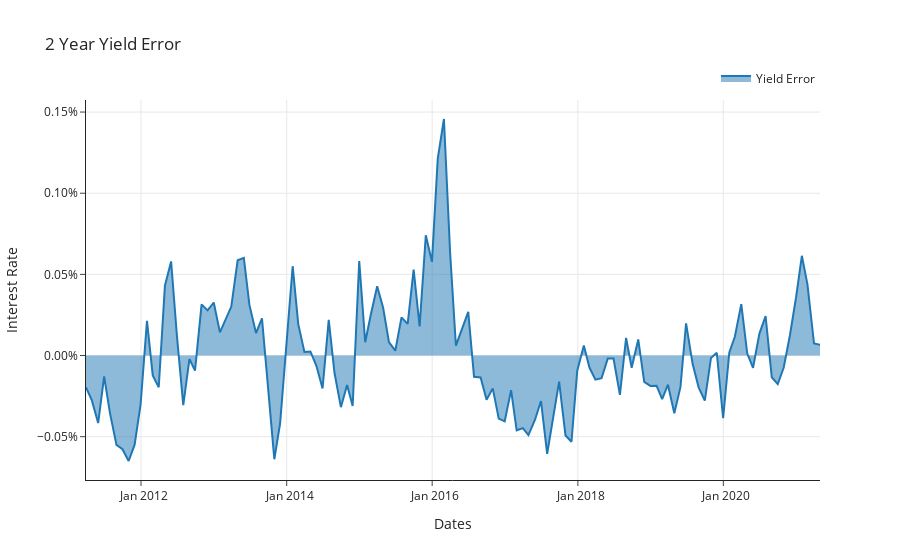

This figure's notebook cell:
### Markdown cell above
E novamente calculamos a diferença entre o modelo e a curva de juros original.

### Code cell
this_nominal_curve = plot_series_nominal.loc[:, "Nominal Curve"]
this_model_implied_curve = plot_series_nominal.loc[:, "Model Implied Curve"]
plot_series_error = this_model_implied_curve - this_nominal_curve
plot_series_error.name = "Yield Error"
fig9_error = plot_interest_rate_on_time(
    plot_series_error,
    title=f"{str(int(n_months / 12))} Year Yield Error",
    y_dtick=None,
    use_area_chart=True,
)
fig9_error.show()
